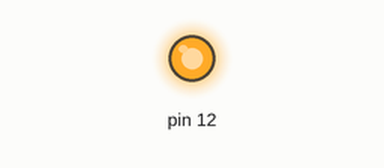
The program below on a simulated Raspberry Pi (header pin numbers). On the bench: output pins drawn as LEDs (lit = HIGH).

Above: at 0.1 s.
Timing chart, 0 to 1.6 s (numbered marks = the images above):
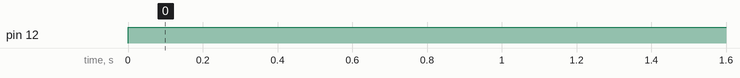

Measured:
- by itself, pin 12: LOW → HIGH at 0.00 s

The program:

ledblink.py
```python
#!/usr/bin/env python

import RPi.GPIO as GPIO # Import Raspberry Pi GPIO library
from time import sleep # Import the sleep function from the time module

GPIO.setwarnings(False) # Ignore warning for now
GPIO.setmode(GPIO.BOARD) # Use physical pin numbering
GPIO.setup(12, GPIO.OUT, initial=GPIO.LOW) # Set pin 8 to be an output pin and set initial value to low (off)


try:
 while True: # Run forever
  GPIO.output(12, GPIO.HIGH) # Turn on
  #sleep(0.5) # Sleep for 1 second
  #GPIO.output(12, GPIO.LOW) # Turn off
  #sleep(0.5)
except KeyboardInterrupt:
 GPIO.cleanup()
```
